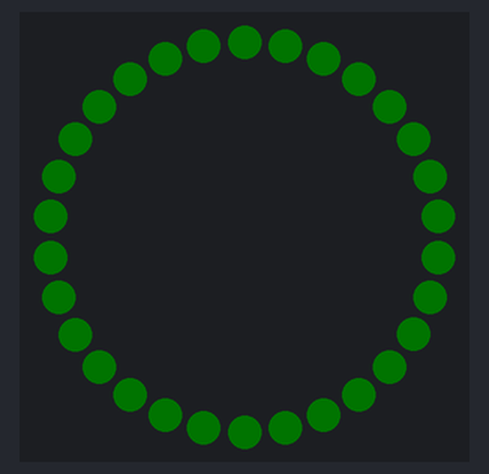
Recording of a program running on a simulated Circuit Playground running CircuitPython. Shown: 30 RGB LEDs in a ring, first at the top, clockwise. Dim RGB values are drawn brighter than linear.

Above: at 0.11 s.
At 0.8 s:
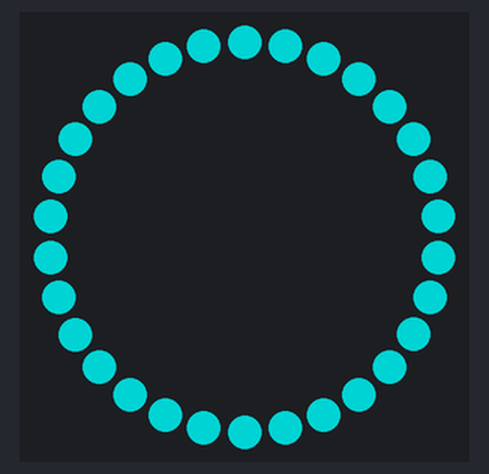

The program:

br1.py
```python
# Use the 10 NeoPixels on Circuit Playground Express via the
#   Adafruit neopixel library
import time
import neopixel
import board

# Set up the 10 Circuit Playground Express NeoPixels half bright
#CPX_pixels = neopixel.NeoPixel(board.NEOPIXEL, 10, brightness=0.5)
pixels = neopixel.NeoPixel(board.A1, 30, brightness=0.5, auto_write=False)

# slowly power up via blue color
for i in range(10):
    pixels.fill((0, i, 0))
    pixels.show()
    time.sleep(0.05)

# blast off!
pixels.fill((0, 0, 255))
pixels.show()

while True:
    # pulse effect
    for i in range(255, 0, -15):
        #CPX_pixels.fill((0, int(i/4), i))
        pixels.fill((0, i, i))
	pixels.show()
    for i in range(0, 255, 5):
        pixels.fill((0, i, i))
	pixels.show()
```
